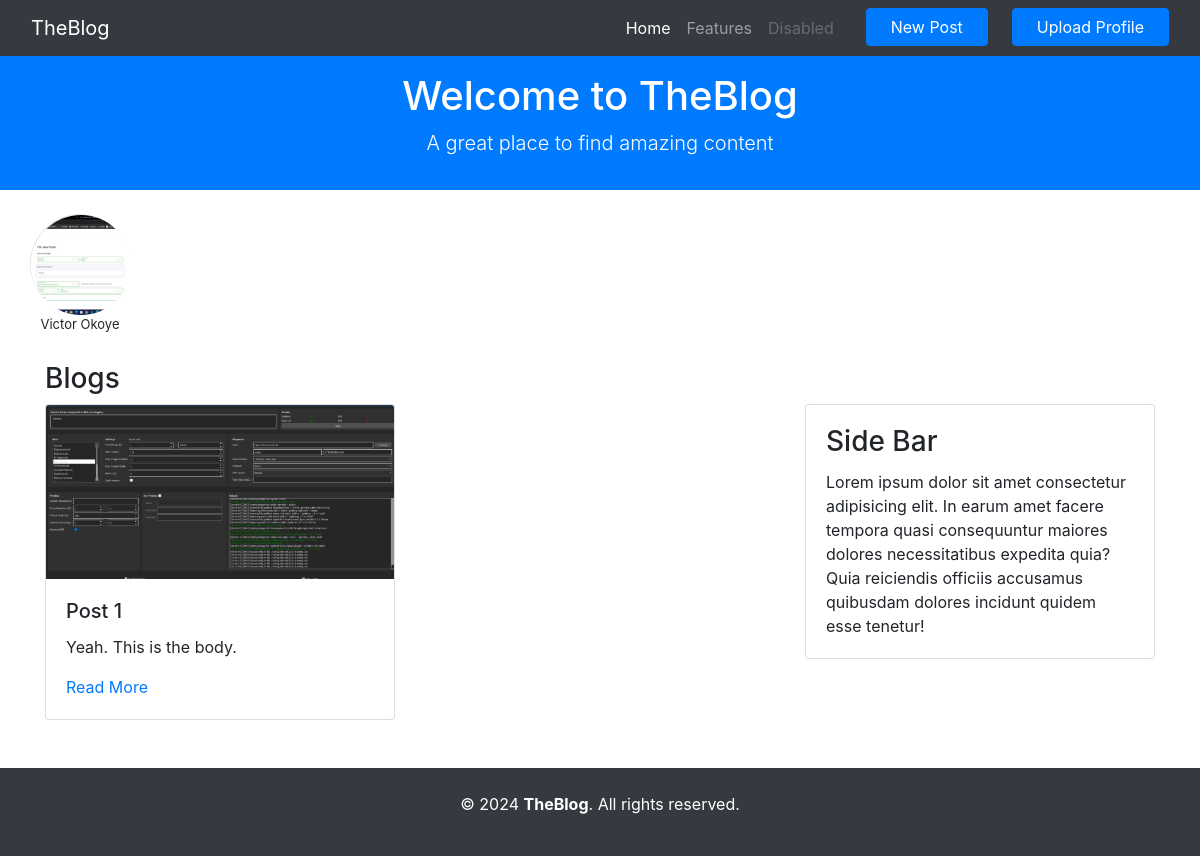
/, run on an earlier commit of the app's database.
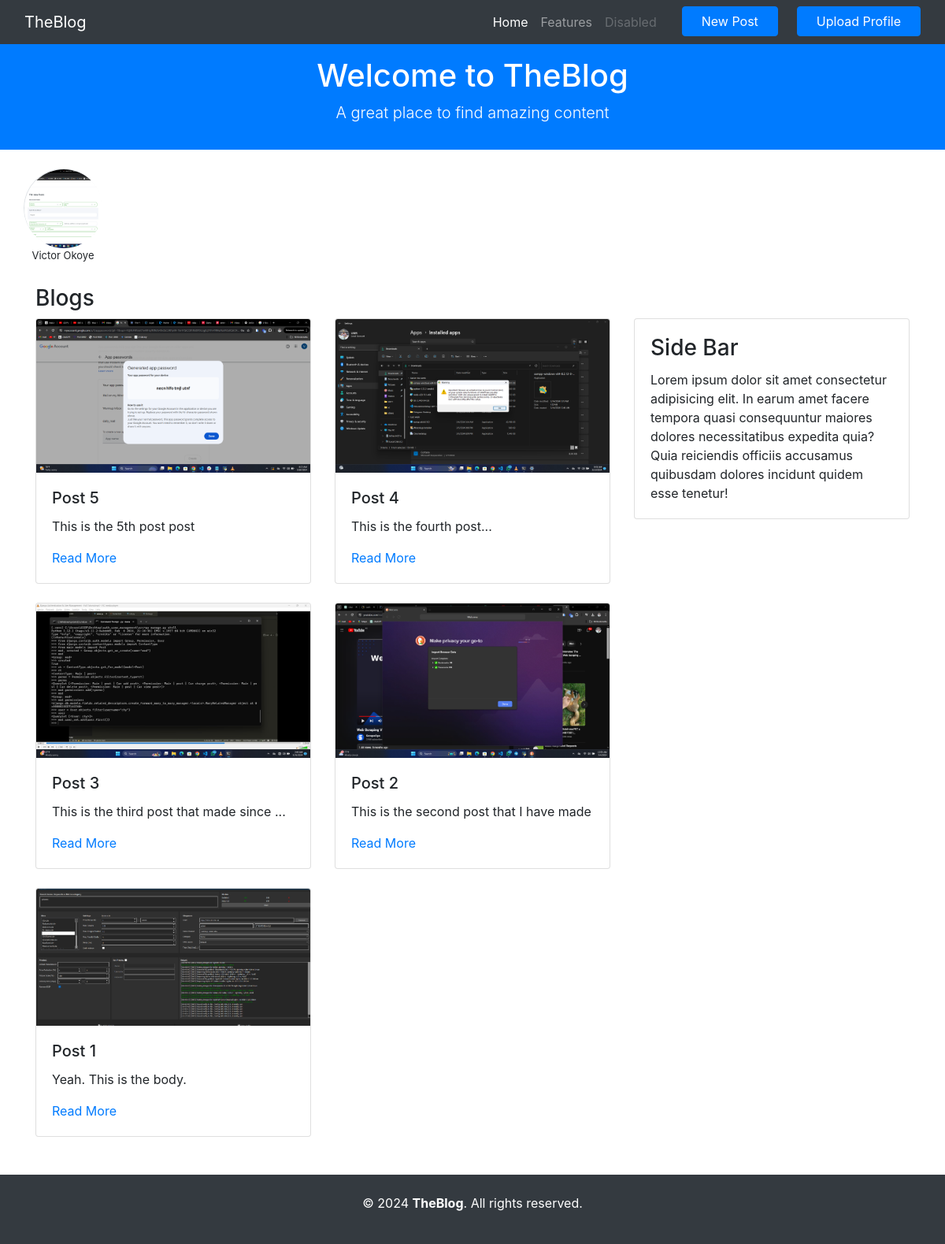
And on a later commit of the database.
### blogapp/models.py (models this page shows, shortened)
class Profile(models.Model):
    name = models.CharField(max_length=100)
    avatar = models.ImageField(upload_to='avatars/')
    created_at = models.DateTimeField(auto_now_add=True, )
    class Meta:
        ordering = ('-created_at',)

class Post(models.Model):
    title = models.CharField(max_length=255)
    slug = models.SlugField()
    thumbnail = models.ImageField(upload_to='thumbnails/', blank=True, null=True)
    intro = models.TextField()
    body = models.TextField()
    created_at = models.DateTimeField(auto_now_add=True)
    class Meta:
        ordering = ('-created_at',)

### blogapp/views.py (the view)
# urls.py: path('', frontpage, name='frontpage'),
def frontpage(request):
    posts = Post.objects.all()
    profiles = Profile.objects.all()
    return render(request, 'blogapp/frontpage.html', {'posts': posts, 'profiles': profiles})

### blogapp/templates/blogapp/frontpage.html (shortened to what this page needs)
{% extends "main.html" %}
{% block content %}
    <div class="row profile-wrap mb-4">
        {% for profile in profiles %}
            <div class="">
                <div class="profile-card border mb-4 rounded-circle">
                    <img src="{{ profile.avatar.url }}" class="card-img-top rounded-circle" alt="Thumbnail for {{ profile.name }}">
                    <p class="mb-1">{{ profile.name }}</p>
                </div>
            </div>
        {% endfor %}
    </div>
    <h3>Blogs</h3>
    <div class="row">
        <div class="col-8">
            <div class="row">
                {% for post in posts %}
                    <div class="col-md-6">
                        <div class="card mb-4">
                            {% if post.thumbnail %}
                                <img src="{{ post.thumbnail.url }}" class="card-img-top" alt="Thumbnail for {{ post.title }}">
                            {% endif %}
                            <div class="card-body">
                                <h5 class="card-title">{{ post.title }}</h5>
                                <p class="card-text">{{ post.body }}</p>
                                <a href="{% url 'post_detail' post.slug %}">Read More</a>
                            </div>
                        </div>
                    </div>
                {% endfor %}
            </div>
        </div>
        {% include "sidebar.html" %}
    </div>
{% endblock %}

### blogapp/templates/main.html (shortened to what this page needs)
{% load static %}
<!DOCTYPE html>
<html lang="en">
<head>
    <link rel="stylesheet" href="{% static 'bootstrap/css/bootstrap.min.css' %}">
    <link rel="stylesheet" href="{% static 'bootstrap/css/bootstrap-grid.min.css' %}">
    <link rel="stylesheet" href="{% static 'bootstrap/css/bootstrap-reboot.min.css' %}">
    <link rel="stylesheet" href="{% static 'css/style.css' %}">
</head>
<body>
    <nav class="navbar navbar-expand-lg navbar-dark bg-dark">
        <div class="container-fluid">
            <a class="navbar-brand" href="#">TheBlog</a>
            <div class="collapse navbar-collapse" id="navbarNav">
                <ul class="navbar-nav ml-auto">
                    <li class="nav-item">
                        <a class="nav-link active" aria-current="page" href="{% url 'frontpage' %}">Home</a>
                    </li>
                    <li class="nav-item">
                        <a class="nav-link" href="#">Features</a>
                    </li>
                    <li class="nav-item">
                        <a class="nav-link disabled" href="#" tabindex="-1" aria-disabled="true">Disabled</a>
                    </li>
                    <li class="nav-item ml-4">
                        <a href="{% url 'post_blog' %}" class="btn btn-primary px-4">New Post</a>
                    </li>
                    <li class="nav-item ml-4">
                        <a href="{% url 'upload_profile' %}" class="btn btn-primary px-4">Upload Profile</a>
                    </li>
                </ul>
            </div>
        </div>
    </nav>
    <header class="bg-primary text-white text-center py-3">
        <h1>Welcome to TheBlog</h1>
        <p class="lead">A great place to find amazing content</p>
    </header>
    <div class="container main-wrap my-4">
        {% block content %}{% endblock %}
    </div>
    <footer class="bg-dark text-white text-center py-4">
        <p>&copy; 2024 <strong>TheBlog</strong>. All rights reserved.</p>
    </footer>
</body>
</html>

### blogapp/templates/sidebar.html
<div class="col-4">
    <div class="card mb-4">
        <div class="card-body">
            <h3 class="card-title">Side Bar</h3>
            <p class="card-text">Lorem ipsum dolor sit amet consectetur adipisicing elit. In earum amet facere tempora quasi consequuntur maiores dolores necessitatibus expedita quia? Quia reiciendis officiis accusamus quibusdam dolores incidunt quidem esse tenetur!</p>
        </div>
    </div>
</div>

### static/css/style.css (style rules this page uses)
.main-wrap { min-height: 55vh; }
.profile-wrap { display: flex; gap: 30px; }
.profile-card { width: 100px; height: 100px; }
.profile-card img { width: 100px; height: 100px; object-fit: cover; }
.profile-card p { font-size: small; text-align: center; }

What changed in the data, as far as the page shows it:
added Post: thumbnail (picture), title "Post 5", body "This is the 5th post post"
added Post: thumbnail (picture), title "Post 4", body "This is the fourth post..."
added Post: thumbnail (picture), title "Post 3", body "This is the third post that made since ..."
added Post: thumbnail (picture), title "Post 2", body "This is the second post that I have made"
